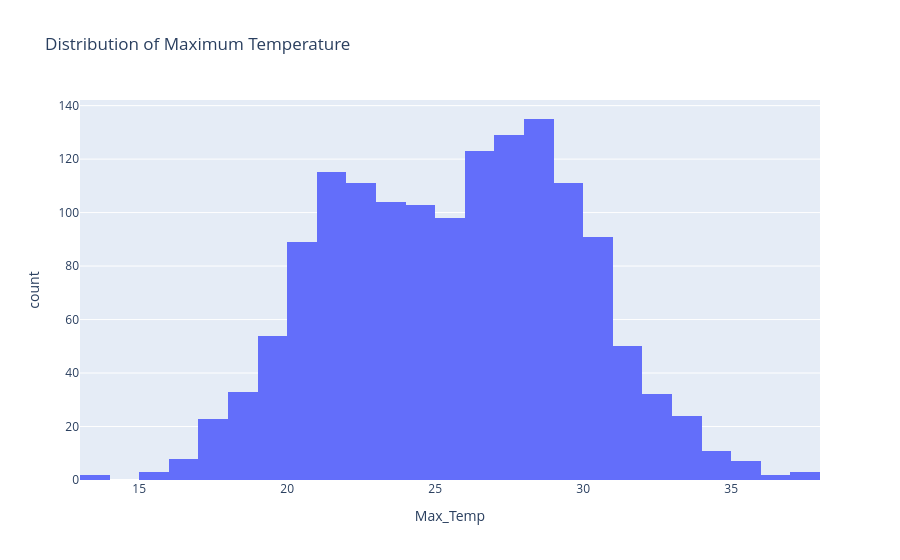

Notebook cell for this chart:
### Markdown cell above
#### Temperature distribution

### Code cell
fig = px.histogram(
    weather,
    x="Max_Temp",
    nbins=30,
    title="Distribution of Maximum Temperature"
)

fig.show()

### Figure 1 — Plotly figure (JSON) as saved in the notebook; plotly's stock layout.template omitted (floating-point values rounded to 4 significant figures; data arrays with more than 128 entries replaced by an {"elided": "..."} marker saying what was removed)
{"data": [{"bingroup": "x", "hovertemplate": "Max_Temp=%{x}<br>count=%{y}<extra></extra>", "legendgroup": "", "marker": {"color": "#636efa", "pattern": {"shape": ""}}, "name": "", "nbinsx": 30, "orientation": "v", "showlegend": false, "type": "histogram", "x": {"elided": "1461 float values"}, "xaxis": "x", "yaxis": "y"}], "layout": {"barmode": "relative", "legend": {"tracegroupgap": 0}, "title": {"text": "Distribution of Maximum Temperature"}, "xaxis": {"anchor": "y", "domain": [0, 1], "title": {"text": "Max_Temp"}}, "yaxis": {"anchor": "x", "domain": [0, 1], "title": {"text": "count"}}}}
